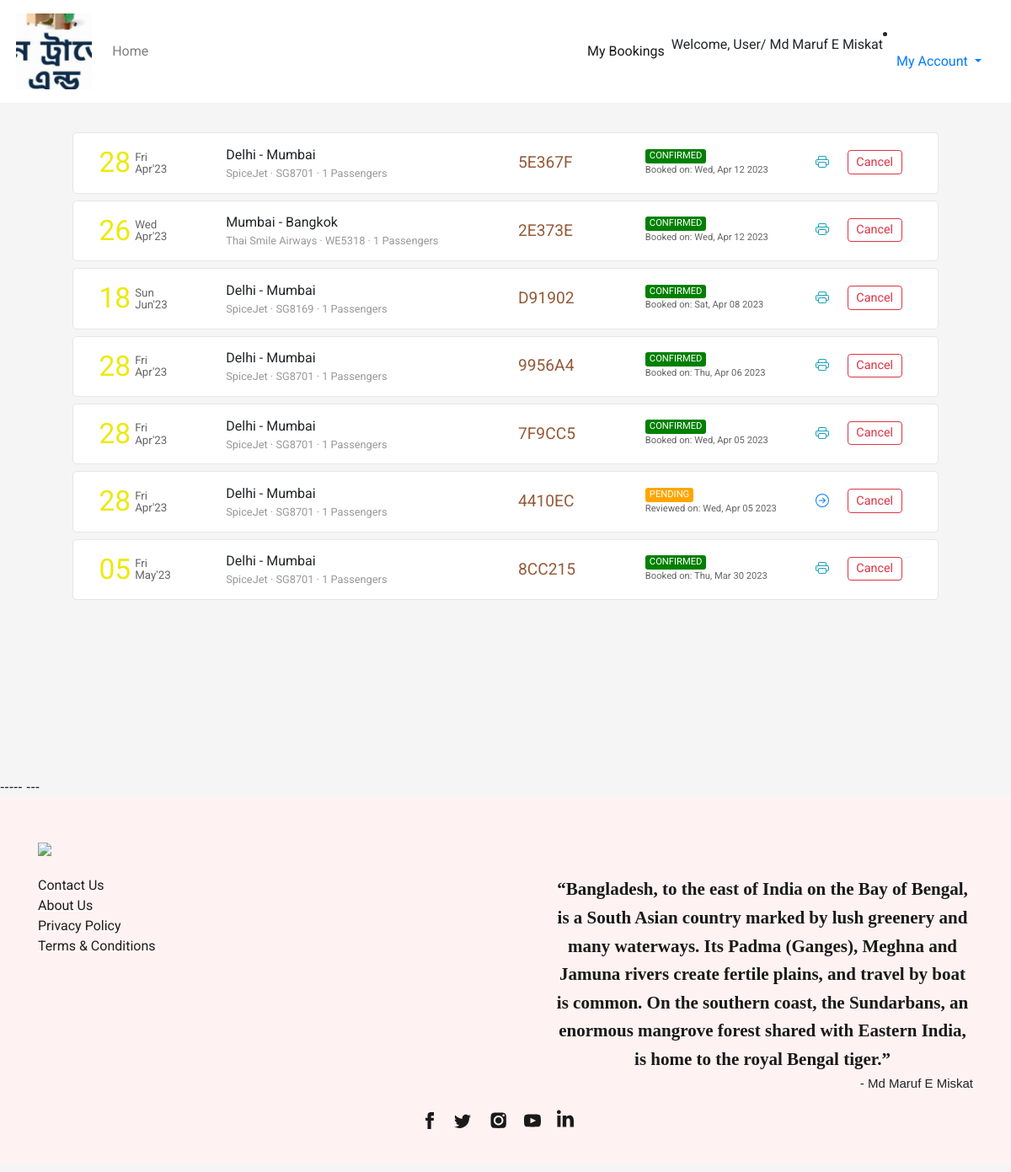
The app's page /flight/bookings (signed in) with its own data.
### flight/models.py (models this page shows, shortened)
class User(AbstractUser):
    def __str__(self):
        return f"{self.id}: {self.first_name} {self.last_name}"

class Ticket(models.Model):
    user = models.ForeignKey(User,on_delete=models.CASCADE,related_name="bookings", blank=True, null=True)
    ref_no = models.CharField(max_length=7, unique=True)
    passengers = models.ManyToManyField(Passenger, related_name="flight_tickets")
    flight = models.ForeignKey(Flight, on_delete=models.CASCADE, related_name="tickets", blank=True, null=True)
    flight_ddate = models.DateField(blank=True, null=True)
    flight_adate = models.DateField(blank=True, null=True)
    flight_fare = models.FloatField(blank=True,null=True)
    other_charges = models.FloatField(blank=True,null=True)
    coupon_used = models.CharField(max_length=15,blank=True)
    coupon_discount = models.FloatField(default=0.0)
    total_fare = models.FloatField(blank=True, null=True)
    seat_class = models.CharField(max_length=20, choices=SEAT_CLASS)
    booking_date = models.DateTimeField(default=datetime.now)
    mobile = models.CharField(max_length=20,blank=True)
    email = models.EmailField(max_length=45, blank=True)
    status = models.CharField(max_length=45, choices=TICKET_STATUS)

class Flight(models.Model):
    origin = models.ForeignKey(Place, on_delete=models.CASCADE, related_name="departures")
    destination = models.ForeignKey(Place, on_delete=models.CASCADE, related_name="arrivals")
    depart_time = models.TimeField(auto_now=False, auto_now_add=False)
    depart_day = models.ManyToManyField(Week, related_name="flights_of_the_day")
    duration = models.DurationField(null=True)
    arrival_time = models.TimeField(auto_now=False, auto_now_add=False)
    plane = models.CharField(max_length=24)
    airline = models.CharField(max_length=64)
    economy_fare = models.FloatField(null=True)
    business_fare = models.FloatField(null=True)
    first_fare = models.FloatField(null=True)

class Place(models.Model):
    city = models.CharField(max_length=64)
    airport = models.CharField(max_length=64)
    code = models.CharField(max_length=3)
    country = models.CharField(max_length=64)

### flight/views.py (the view)
# urls.py: path('flight/bookings', views.bookings, name="bookings"),
def bookings(request):
    if request.user.is_authenticated:
        tickets = Ticket.objects.filter(user=request.user).order_by('-booking_date')
        return render(request, 'flight/bookings.html', {
            'page': 'bookings',
            'tickets': tickets
        })
    else:
        return HttpResponseRedirect(reverse('login'))

### flight/templates/flight/bookings.html (shortened to what this page needs)
{% extends 'flight/layout.html' %}
{% load static %}
{% block head %}
    <link rel="stylesheet" href="{% static 'css/bookings_style.css' %}">
{% endblock head %}
{% block body %}
    <section class="section section1">
        <div class="container">
            {% if tickets %}
                {% for ticket in tickets %}
                    <div class="row each-booking-div" id="{{ticket.ref_no}}">
                        <div class="col-2" style="display: flex;">
                            <div style="display: flex; color: #666666; margin-top: auto;">
                                <div>
                                    <span style="font-size: 2.1em;">{{ticket.flight_ddate | date:"d"}}</span>
                                </div>
                                <div style="font-size: smaller; display: flex; margin: auto 0; padding-left: 5px; line-height: 1em;">
                                    <div style="margin: auto;">
                                        <div style="margin-bottom: 1px;">{{ticket.flight_ddate | date:"D"}}</div>
                                        <div style="margin-top: 1px;">{{ticket.flight_ddate | date:"M'y"}}</div>
                                    </div>
                                </div>
                            </div>
                        </div>
                        <div class="col-4 middle-div">
                            <div style="width:100%">
                                <div class="row places-div" style=" display: flex;">
                                    <div style="max-width: 45%;">{{ticket.flight.origin.city}}</div>
                                    <div>&nbsp;-&nbsp;</div>
                                    <div style="max-width: 45%;">{{ticket.flight.destination.city}}</div>
                                </div>
                                <div class="row places-div" style="font-size: .8em; color: #999999; ">
                                    <div style="max-width: 100%;">{{ticket.flight.airline}} &middot; {{ticket.flight.plane}} &middot; {{ticket.passengers.count}} Passengers</div>
                                </div>
                            </div>
                        </div>
                        <div class="col-2 middle-div">
                            <div style="font-size: 1.2em; color: #945937;">{{ticket.ref_no}}</div>
                        </div>
                        <div class="col-2 middle-div">
                            <div>
                                <div class="row status-div">
                                    {% if ticket.status == 'CONFIRMED' %}
                                        <div class="green">{{ticket.status}}</div>
                                    {% endif %}
                                    {% if ticket.status == 'PENDING' %}
                                        <div class="orange">{{ticket.status}}</div>
                                    {% endif %}
                                </div>
                                <div class="row booking-date-div" style="font-size: .7em; color: #666;">
                                    {% if ticket.status == 'CONFIRMED' %}
                                        Booked on: {{ticket.booking_date | date:"D, M d Y"}}
                                    {% endif %}
                                    {% if ticket.status == 'PENDING' %}
                                        Reviewed on: {{ticket.booking_date | date:"D, M d Y"}}
                                    {% endif %}
                                </div>
                            </div>
                        </div>
                        <div class="col-2 last-div">
                            <div>
                                <div class="ticket-action-div">
                                    {% if ticket.status == 'CONFIRMED' %}
                                        <form action="{% url 'getticket' %}" method="get" target="_blank">
                                            <button type="submit" class="btn btn-outline-info btnp pbtn">
                                            </button>
                                        </form>
                                        <button class="btn btn-outline-danger btnp cbtn"  data-ref="{{ticket.ref_no}}" onclick="popup(this)">Cancel</button>
                                    {% endif %}
                                    {% if ticket.status == 'PENDING' %}
                                        <form action="{% url 'resumebooking' %}" method="POST">
                                            <button type="submit" class="btn btn-outline-primary btnp rbtn">
                                            </button>
                                        </form>
                                        <button type="button" class="btn btn-outline-danger btnp cbtn" data-ref="{{ticket.ref_no}}" onclick="popup(this)">Cancel</button>
                                    {% endif %}
                                </div>
                            </div>
                        </div>
                    </div>
                {% endfor %}
            {% endif %}
        </div>
    </section>
{% endblock %}

### flight/templates/flight/layout.html (shortened to what this page needs)
{% load static %}
<!DOCTYPE html>
<html lang="en">
<head>
  <link rel="stylesheet" href="https://stackpath.bootstrapcdn.com/bootstrap/4.4.1/css/bootstrap.min.css">
  <link rel="stylesheet" href="https://use.typekit.net/cav5lva.css">
  <link rel="stylesheet" href="{% static 'css/layout_style.css' %}">
  {% block head %}
  {% endblock %}
</head>
  <div class="container-fluid">
    <nav class="navbar navbar-expand-lg navbar-light">
      <a class="navbar-brand" href="{% url 'index' %}">
          <img src="{% static 'img/hmlogo.gif' %}" height="90" alt="home">
      </a>
      <div class="collapse navbar-collapse" id="navbarSupportedContent">
        <ul class="navbar-nav mr-auto">
          <li class="nav-item {% if not page %}active{% endif %}">
            <a class="nav-link" href="{% url 'index' %}">Home</a>
          </li>
        </ul>
        <ul class="navbar-nav">
          {% if not user.is_authenticated %}
            <li class="nav-item">
              <button class="btn btn-outline-danger" style="border-radius: 25rem;" onclick="window.location.href = '/login';">
                <svg width="1.1em" height="1.1em" viewBox="0 1.5 16 16" class="bi bi-person-fill" fill="currentColor" xmlns="http://www.w3.org/2000/svg">
                  <path fill-rule="evenodd" d="M3 14s-1 0-1-1 1-4 6-4 6 3 6 4-1 1-1 1H3zm5-6a3 3 0 1 0 0-6 3 3 0 0 0 0 6z"/>
                </svg>
                Login
              </button>
            </li>
          {% else %}
          <li class="nav-item {% if page == 'bookings' %}active{% endif %}">
            <a class="nav-link" href="{% url 'bookings' %}">My Bookings</a>
          </li>
      </div>
          <p> Welcome, User/ {{user.first_name}} {{user.last_name}}</p>
            <li class="nav-item dropdown my-account">
              <a class="nav-link dropdown-toggle" href="#" id="navbarDropdown" role="button" data-toggle="dropdown" aria-haspopup="true" aria-expanded="false">
                My Account
              </a>
            </li>
          </div>
          {% endif %}
    <main>
      {% block body %}{% endblock %}
    </main>
-----
---
    <footer>
      <div class="container">
        <div>
          <div class="logo-container">
            <img src="{% static 'img/icon_logo.png' %}">
          </div>
          <div class="footer-content">
            <div class="links-container">
              <div>
                <ul class="link-list">
                  <li class="list-item"><a class="footer-links" href="{% url 'contact' %}">Contact Us</a></li>
                  <li class="list-item"><a class="footer-links" href="{% url 'aboutus' %}">About Us</a></li>
                  <li class="list-item"><a class="footer-links" href="{% url 'privacypolicy' %}">Privacy Policy</a></li>
                  <li class="list-item"><a class="footer-links" href="{% url 'termsandconditions' %}">Terms &amp; Conditions</a></li>
                </ul>
              </div>
            </div>
            <div class="quote-container">
              <div class="quote">“Bangladesh, to the east of India on the Bay of Bengal, is a South Asian country marked by lush greenery and many waterways. Its Padma (Ganges), Meghna and Jamuna rivers create fertile plains, and travel by boat is common. On the southern coast, the Sundarbans, an enormous mangrove forest shared with Eastern India, is home to the royal Bengal tiger.”</div>
              <div class="quote-by">- Md Maruf E Miskat</div>
            </div>
          </div>
          <div class="social-links">
            <div class="social-icons">
              <a href="#" class="social-icon">
              </a>
              <a href="#" class="social-icon">
              </a>
              <a href="#" class="social-icon">
              </a>
              <a href="#" class="social-icon">
              </a>
              <a href="#" class="social-icon">
              </a>
            </div>
          </div>
        </div>
      </div>
    </footer>
</body>
</html>

### flight/static/css/layout_style.css (style rules this page uses)
.container-fluid { padding-left: 0px; padding-right: 0px; }
.navbar { padding: .7rem 1.2rem; background-color: #fff; transition-duration: .2s; }
.section { background-size: cover; background-position: center; background-repeat: no-repeat; padding: 30px 50px; min-height: 100vh; }
span { color: rgb(236, 233, 15); }
footer { background-color: rgb(255,242,242); margin-top: 0px; padding-top: 1px; }
footer .container > div { font-family: Barlow, sans-serif; margin: 48px 0px 10px; flex-shrink: 0; max-width: 100%; overflow: hidden; }
.footer-content { padding-top: 20px; display: flex; -webkit-box-pack: justify; justify-content: space-between; }
.links-container { text-align: left; flex-direction: row; display: flex; }
.quote-container { text-align: right; }
.logo-container img { width: 130px; }
.links-container > div { flex: 1 0 0px; }
.links-container > div ul { padding-inline-start: 0px; margin-block-start: 0px; margin-block-end: 0px; list-style-type: none; margin-right: 50px; }
.footer-links { white-space: nowrap; color: rgb(31, 31, 31); text-decoration: underline solid rgb(255, 255, 255); transition: all 0.1s ease 0s; }
.quote-container .quote { font-family: utopia-std, serif; text-align: center; color: rgb(26, 26, 26); max-width: 500px; margin: auto; font-size: 21px; font-weight: 600; line-height: 1.6; }
.quote-container .quote-by { font-family: sans-serif; font-size: 15px; }
.social-icons { list-style-type: none; display: flex; margin: 0px auto; padding: 20px 0px; width: 100%; max-width: 200px; justify-content: space-evenly; }
.social-icons a { height: 44px; width: 44px; }

### flight/static/css/bookings_style.css (style rules this page uses)
* { font-family: 'Roboto', sans-serif; }
.container { cursor: pointer; }
.each-booking-div { width: 96%; margin: 5px auto 8px auto; transition-duration: .4s; padding: 10px 15px; background-color: #fff; border: 1px solid #e6e6e6; border-radius: 5px; }
.btnp { padding: .15rem .6rem; font-size: .9em; margin-top: 3px; margin-bottom: 5px; }
.each-booking-div > div { display: flex; overflow: auto; }
.each-booking-div > div > div { margin-top: auto; margin-bottom: auto; width: 100%; }
.green, .red, .orange { border-radius: 3px; color: white; padding-left: 5px; padding-right: 5px; font-size: .7em; }
.green { background-color: green; }
.orange { background-color: orange; }
.ticket-action-div { display: flex; justify-content: space-evenly; }
.pbtn, .rbtn { border: 0; }

### records on screen
User: first_name "Md Maruf E", last_name "Miskat"
Ticket: flight_ddate "28", flight_ddate "Fri", flight_ddate "Apr'23", flight.origin.city "Delhi", flight.destination.city "Mumbai", flight.airline "SpiceJet", flight.plane "SG8701", passengers.count "1", ref_no "5E367F", status "CONFIRMED", booking_date "Wed, Apr 12 2023"
Ticket: flight_ddate "26", flight_ddate "Wed", flight_ddate "Apr'23", flight.origin.city "Mumbai", flight.destination.city "Bangkok", flight.airline "Thai Smile Airways", flight.plane "WE5318", passengers.count "1", ref_no "2E373E", status "CONFIRMED", booking_date "Wed, Apr 12 2023"
Ticket: flight_ddate "18", flight_ddate "Sun", flight_ddate "Jun'23", flight.origin.city "Delhi", flight.destination.city "Mumbai", flight.airline "SpiceJet", flight.plane "SG8169", passengers.count "1", ref_no "D91902", status "CONFIRMED", booking_date "Sat, Apr 08 2023"
Ticket: flight_ddate "28", flight_ddate "Fri", flight_ddate "Apr'23", flight.origin.city "Delhi", flight.destination.city "Mumbai", flight.airline "SpiceJet", flight.plane "SG8701", passengers.count "1", ref_no "9956A4", status "CONFIRMED", booking_date "Thu, Apr 06 2023"
Ticket: flight_ddate "28", flight_ddate "Fri", flight_ddate "Apr'23", flight.origin.city "Delhi", flight.destination.city "Mumbai", flight.airline "SpiceJet", flight.plane "SG8701", passengers.count "1", ref_no "7F9CC5", status "CONFIRMED", booking_date "Wed, Apr 05 2023"
Ticket: flight_ddate "28", flight_ddate "Fri", flight_ddate "Apr'23", flight.origin.city "Delhi", flight.destination.city "Mumbai", flight.airline "SpiceJet", flight.plane "SG8701", passengers.count "1", ref_no "4410EC", status "PENDING", booking_date "Wed, Apr 05 2023"
Ticket: flight_ddate "05", flight_ddate "Fri", flight_ddate "May'23", flight.origin.city "Delhi", flight.destination.city "Mumbai", flight.airline "SpiceJet", flight.plane "SG8701", passengers.count "1", ref_no "8CC215", status "CONFIRMED", booking_date "Thu, Mar 30 2023"
